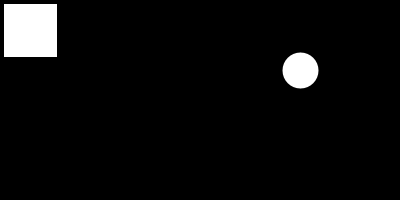
Frame 1 (no input)
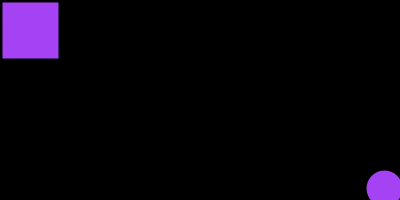
Frame 60 (the mouse pressed at the canvas centre just before this capture)
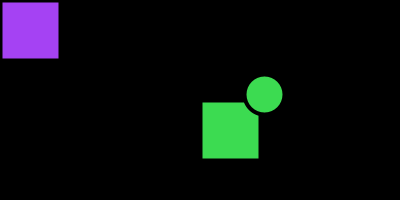
Frame 120 (the mouse held since frame 60 and released just before this capture)

The Processing sketch that drew these frames (run headless with seeded random() and noise(); from frame 60 on, the mouse is pressed at the canvas centre):

// Processing sketch: processing_67628
// ── processing_67628.pde


float circle_x=300;
float circle_y=70;

float move_x=2;
float move_y=2;

float r=0;
float g=0;
float b=0;

void setup(){;
  size(400,200);
  stroke(r,g,b);
  strokeWeight(7);
   background(0);
}
void draw(){

rect(mouseX, mouseY, 60, 60);
  
 
  strokeWeight(4);
  
  ellipse(circle_x, circle_y, 40, 40);
  circle_x = circle_x + move_x;
  circle_y = circle_y + move_y;
  
  if(circle_x > width) {
    circle_x = width;
    move_x= -move_x;
  fill(random(256),random(256),random(256));
  }
  if(circle_y > height) {
    circle_y = height;
    move_y = -move_y;
  fill(random(256),random(256),random(256));
  }
  if(circle_x <0) {
    circle_x = 0;
    move_x = -move_x;
   fill(random(256),random(256),random(256));
  }
  if(circle_y <0) {
    circle_y= 0;
    move_y = -move_y;
  fill(random(256),random(256),random(256));
}
}
    
